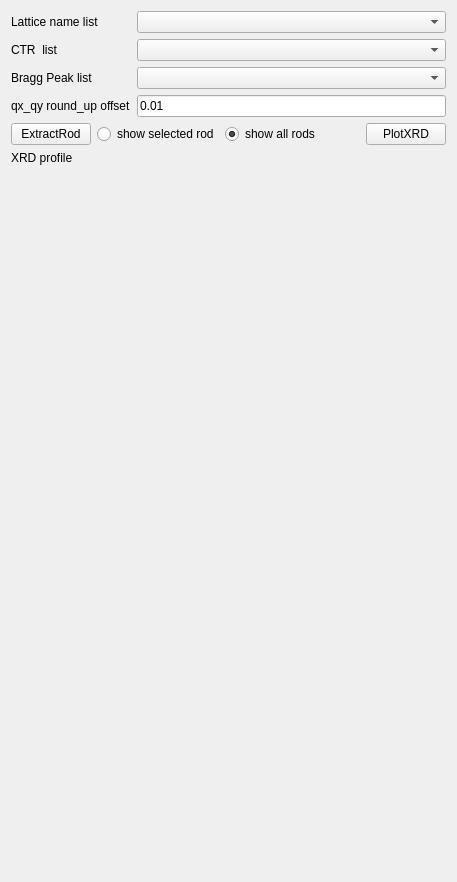
       <widget class="QWidget" name="tab_2">
        <attribute name="title">
         <string>ExtractRod</string>
        </attribute>
        <layout class="QVBoxLayout" name="verticalLayout_3">
         <item>
          <layout class="QFormLayout" name="formLayout">
           <item row="0" column="0">
            <widget class="QLabel" name="label_3">
             <property name="text">
              <string>Lattice name list</string>
             </property>
            </widget>
           </item>
           <item row="0" column="1">
            <widget class="QComboBox" name="comboBox_names"/>
           </item>
           <item row="1" column="0">
            <widget class="QLabel" name="label_4">
             <property name="text">
              <string>CTR  list</string>
             </property>
            </widget>
           </item>
           <item row="1" column="1">
            <widget class="QComboBox" name="comboBox_HKs"/>
           </item>
           <item row="3" column="0">
            <widget class="QLabel" name="label_5">
             <property name="text">
              <string>qx_qy round_up offset</string>
             </property>
            </widget>
           </item>
           <item row="3" column="1">
            <widget class="QLineEdit" name="lineEdit_q_offset">
             <property name="text">
              <string>0.01</string>
             </property>
            </widget>
           </item>
           <item row="2" column="0">
            <widget class="QLabel" name="label_27">
             <property name="text">
              <string>Bragg Peak list</string>
             </property>
            </widget>
           </item>
           <item row="2" column="1">
            <widget class="QComboBox" name="comboBox_bragg_peak"/>
           </item>
          </layout>
         </item>
         <item>
          <layout class="QHBoxLayout" name="horizontalLayout_4">
           <item>
            <widget class="QPushButton" name="pushButton_extract_in_viewer">
             <property name="text">
              <string>ExtractRod</string>
             </property>
            </widget>
           </item>
           <item>
            <widget class="QRadioButton" name="radioButton_single_rod">
             <property name="enabled">
              <bool>true</bool>
             </property>
             <property name="text">
              <string>show selected rod</string>
             </property>
            </widget>
           </item>
           <item>
            <widget class="QRadioButton" name="radioButton_all_rods">
             <property name="text">
              <string>show all rods</string>
             </property>
             <property name="checked">
              <bool>true</bool>
             </property>
            </widget>
           </item>
           <item>
            <spacer name="horizontalSpacer">
             <property name="orientation">
              <enum>Qt::Horizontal</enum>
             </property>
             <property name="sizeHint" stdset="0">
              <size>
               <width>40</width>
               <height>20</height>
              </size>
             </property>
            </spacer>
           </item>
           <item>
            <widget class="QPushButton" name="pushButton_plot_XRD_profiles">
             <property name="text">
              <string>PlotXRD</string>
             </property>
            </widget>
           </item>
          </layout>
         </item>
         <item>
          <widget class="QLabel" name="label_6">
           <property name="text">
            <string>XRD profile</string>
           </property>
          </widget>
         </item>
         <item>
          <widget class="MplWidget" name="widget" native="true">
           <property name="sizePolicy">
            <sizepolicy hsizetype="Preferred" vsizetype="Expanding">
             <horstretch>0</horstretch>
             <verstretch>0</verstretch>
            </sizepolicy>
           </property>
           <property name="minimumSize">
            <size>
             <width>0</width>
             <height>700</height>
            </size>
           </property>
          </widget>
         </item>
        </layout>
       </widget>
